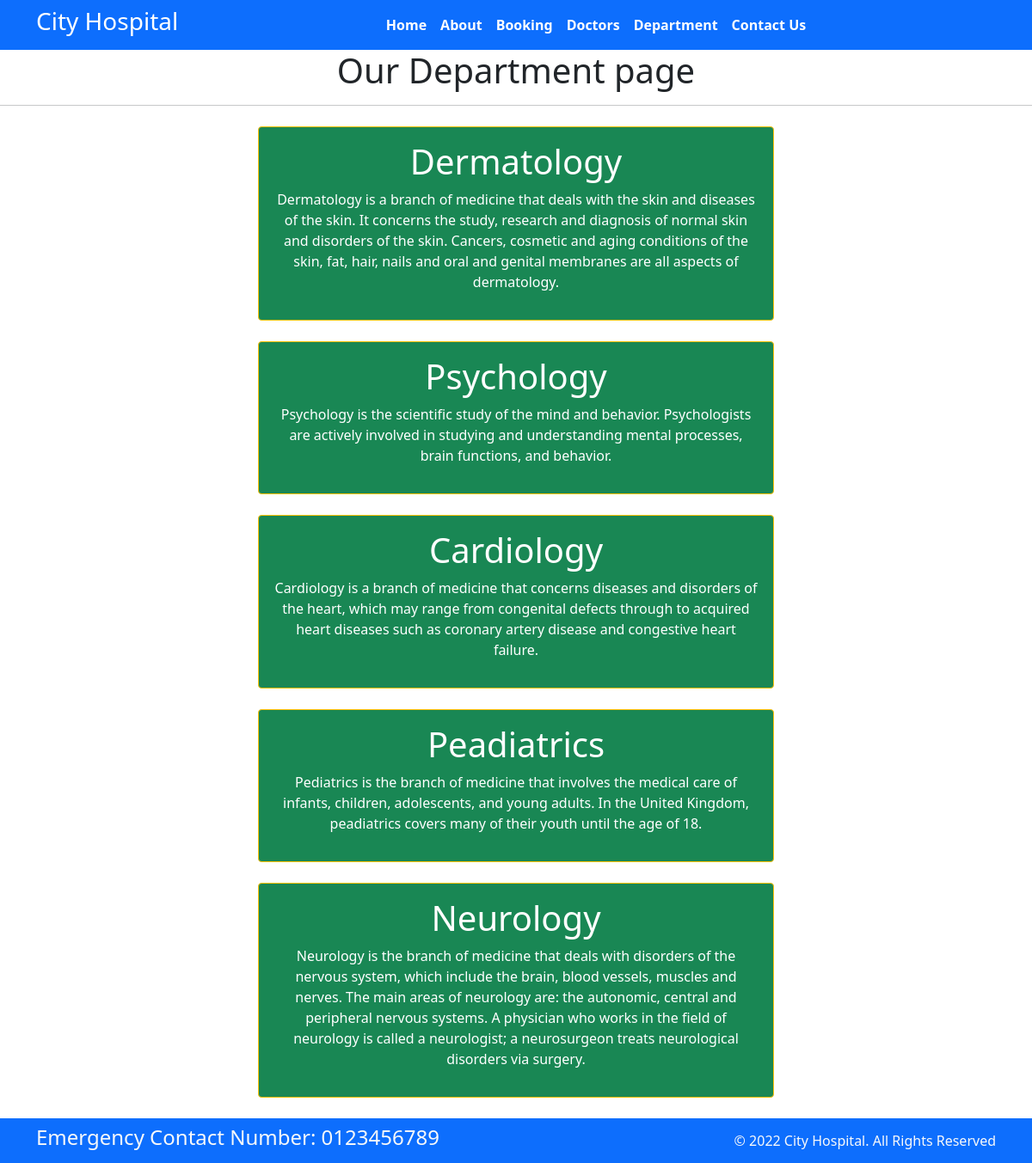
Screenshot of /department with the database file from the repository.
### home/models.py (models this page shows, shortened)
class departments(models.Model):
    dep_name = models.CharField(max_length=100)
    dep_decription = models.TextField(max_length=800)

### home/views.py (the view)
# urls.py: path('department', views.department,name='department'),
def department(request):
    dict_dept={
        'dept': departments.objects.all()
    }
    return render(request, 'department.html',dict_dept)

### templates/department.html (shortened to what this page needs)
{% extends 'base.html' %}
{% block content %}<h1 class="text-center"> Our Department page</h1> <hr>
{% for d in dept %}
<div class="mx-auto w-50 bg-success text-center text-white p-3  my-4 border border-warning rounded ">
    <h1>{{d.dep_name}}</h1>
    <p>{{d.dep_decription}}</p>
</div>
{% endfor %}
{% endblock  %}

### rows the page displays
departments: dep_name "Dermatology", dep_decription "Dermatology is a branch of medicine that deals with the skin and diseases of the skin. It concerns the study, research and diagnosis of normal skin and disorders of the skin. Cancers, cosmetic and aging conditions of the skin, fat, hair, nails and oral and genital membranes are all aspects of dermatology."
departments: dep_name "Psychology", dep_decription "Psychology is the scientific study of the mind and behavior. Psychologists are actively involved in studying and understanding mental processes, brain functions, and behavior."
departments: dep_name "Cardiology", dep_decription "Cardiology is a branch of medicine that concerns diseases and disorders of the heart, which may range from congenital defects through to acquired heart diseases such as coronary artery disease and congestive heart failure."
departments: dep_name "Peadiatrics", dep_decription "Pediatrics is the branch of medicine that involves the medical care of infants, children, adolescents, and young adults. In the United Kingdom, peadiatrics covers many of their youth until the age of 18."
departments: dep_name "Neurology", dep_decription "Neurology is the branch of medicine that deals with disorders of the nervous system, which include the brain, blood vessels, muscles and nerves. The main areas of neurology are: the autonomic, central and peripheral nervous systems. A physician who works in the field of neurology is called a neurologist; a neurosurgeon treats neurological disorders via surgery."
